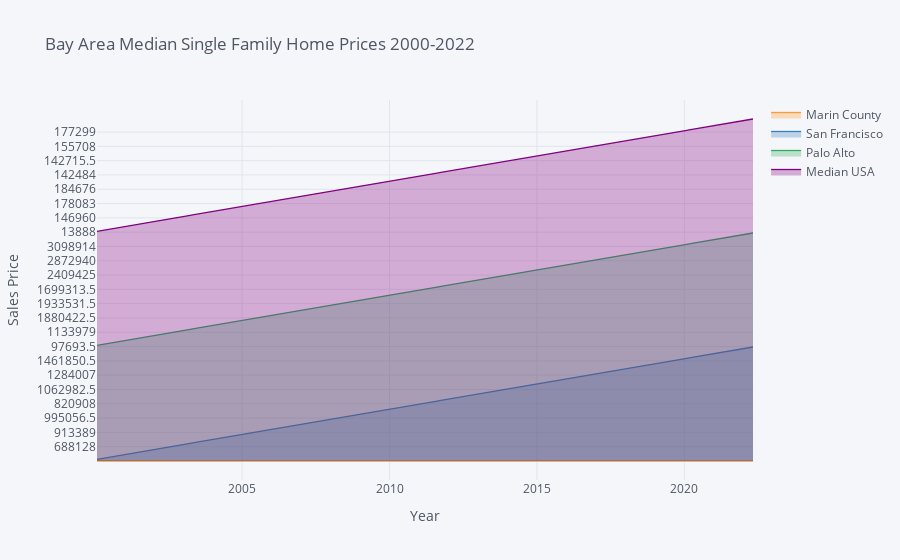

This figure's notebook cell:
### Code cell
#sf_prices = df["RegionName"] == "San Francisco".median()
sc_f = df[df["CountyName"] == "Santa Clara"].median()
sf_df = df[df["City"] == "San Francisco"].median()
los_ang= df[df["City"] == "Palo Alto"].median()
df_comparison = pd.concat([marin_df, sf_df, palo_alto, median_prices], axis=1)
df_comparison.columns = ["Marin County", "San Francisco", "Palo Alto", "Median USA"]
import cufflinks as cf
cf.go_offline()
df_comparison.iplot(title="Bay Area Median Single Family Home Prices 2000-2022",
                    xTitle="Year",
                    yTitle="Sales Price",
                   #bestfit=True, bestfit_colors=["pink"],
                   #subplots=True,
                   shape=(4,1),
                    #subplot_titles=True,
                    fill=True,)

### Figure 1 — Plotly figure (JSON) as saved in the notebook; plotly's stock layout.template omitted (floating-point values rounded to 4 significant figures; data arrays with more than 128 entries replaced by an {"elided": "..."} marker saying what was removed)
{"data": [{"fill": "tozeroy", "fillcolor": "rgba(255, 153, 51, 0.3)", "line": {"color": "rgba(255, 153, 51, 1.0)", "dash": "solid", "shape": "linear", "width": 1.3}, "mode": "lines", "name": "Marin County", "text": "", "type": "scatter", "x": {"elided": "277 str values"}, "y": {"elided": "277 str values"}}, {"fill": "tozeroy", "fillcolor": "rgba(55, 128, 191, 0.3)", "line": {"color": "rgba(55, 128, 191, 1.0)", "dash": "solid", "shape": "linear", "width": 1.3}, "mode": "lines", "name": "San Francisco", "text": "", "type": "scatter", "x": {"elided": "277 str values"}, "y": {"elided": "277 mixed values"}}, {"fill": "tozeroy", "fillcolor": "rgba(50, 171, 96, 0.3)", "line": {"color": "rgba(50, 171, 96, 1.0)", "dash": "solid", "shape": "linear", "width": 1.3}, "mode": "lines", "name": "Palo Alto", "text": "", "type": "scatter", "x": {"elided": "277 str values"}, "y": {"elided": "277 mixed values"}}, {"fill": "tozeroy", "fillcolor": "rgba(128, 0, 128, 0.3)", "line": {"color": "rgba(128, 0, 128, 1.0)", "dash": "solid", "shape": "linear", "width": 1.3}, "mode": "lines", "name": "Median USA", "text": "", "type": "scatter", "x": {"elided": "277 str values"}, "y": {"elided": "277 mixed values"}}], "layout": {"legend": {"bgcolor": "#F5F6F9", "font": {"color": "#4D5663"}}, "paper_bgcolor": "#F5F6F9", "plot_bgcolor": "#F5F6F9", "title": {"font": {"color": "#4D5663"}, "text": "Bay Area Median Single Family Home Prices 2000-2022"}, "xaxis": {"gridcolor": "#E1E5ED", "showgrid": true, "tickfont": {"color": "#4D5663"}, "title": {"font": {"color": "#4D5663"}, "text": "Year"}, "zerolinecolor": "#E1E5ED"}, "yaxis": {"gridcolor": "#E1E5ED", "showgrid": true, "tickfont": {"color": "#4D5663"}, "title": {"font": {"color": "#4D5663"}, "text": "Sales Price"}, "zerolinecolor": "#E1E5ED"}}}
